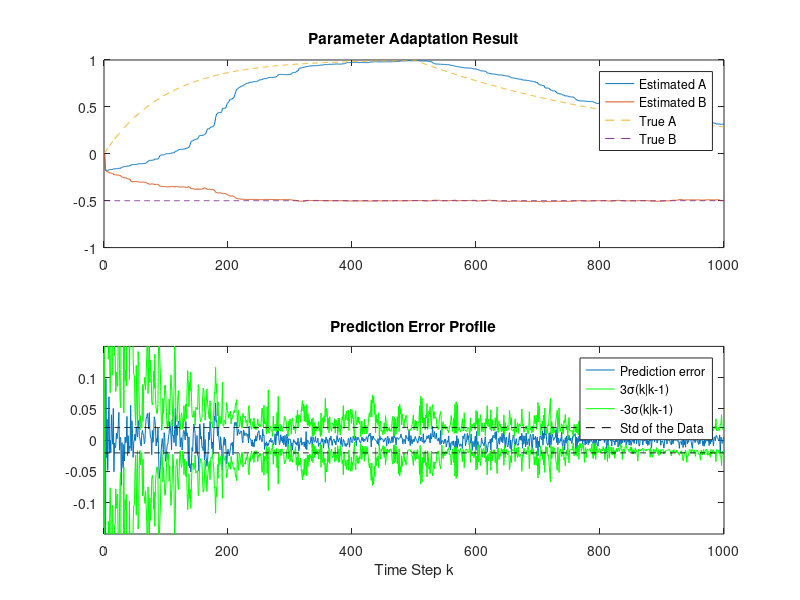

This figure's MATLAB source:
% The propogation of variance in PAA 
% 
% Identify the time varying paramters from a linear system and bound the
% prediction error with the MSEE value
% 
% 2014.4.28 
% Changliu Liu


clear;

%% Problem formulation
n=1000;
for i=1:n
    if i<500
        A(i)=1-exp(-i/100);
    else
        A(i)=exp(-(i-500)/400);
    end
    if i>1
        dC(1:2,i-1)=[abs(A(i-1)-A(i));0];
    end
    B(i)=-0.5;
end
Bd=0.005;
DC=[mean(dC(1,:));0];
x(1)=1; u(1)=1;
xhat(1)=1; 
theta(1:2,1)=[0;0];
F={};
F{1}=eye(2);
lambda=0.98; % Forgetting factor


%% Parameter Adaptation
for i=2:n

    x(i)=A(i)*x(i-1)+B(i)*u(i-1)+Bd*randn(1);
    
    phi=[x(i-1);u(i-1)];
    
    xhat(i)=theta(1:2,i-1)'*phi;
    
    F{i}=(F{i-1}-F{i-1}*phi*phi'*F{i-1}/(lambda+phi'*F{i-1}*phi))/lambda;
    
    theta(1:2,i)=theta(1:2,i-1)+F{i}*[x(i-1);u(i-1)]*(x(i)-xhat(i));
    
    u(i)=randn(1)/10-0.8*u(i-1);

end

figure(1)
subplot(211)
plot(theta');
hold on
plot([A;B]','--');
hold off
legend('Estimated A','Estimated B','True A','True B')
title('Parameter Adaptation Result')
subplot(212)
plot(x-xhat);

%% Mean squared estimation error
varx(1)=0;vartheta{1}=eye(2);

thetatilde(1:2,1)=dC(:,1);

for i=2:n
    
    varx(i)=[x(i-1);u(i-1)]'*vartheta{i-1}*[x(i-1);u(i-1)]+Bd'*Bd;
    
    vartheta{i}=vartheta{i-1}+F{i}*[x(i-1);u(i-1)]*varx(i)*[x(i-1);u(i-1)]'*F{i}-vartheta{i-1}*[x(i-1);u(i-1)]*[x(i-1);u(i-1)]'*F{i}-(vartheta{i-1}*[x(i-1);u(i-1)]*[x(i-1);u(i-1)]'*F{i})';
    
    dC(:,i-1)=DC;
    thetatilde(1:2,i)=(eye(2)-[x(i-1);u(i-1)]*[x(i-1);u(i-1)]'*F{i-1})*thetatilde(1:2,i-1)+dC(:,i-1);
    
    vartheta{i}=vartheta{i}+2.*thetatilde(1:2,i)*dC(:,i-1)'-dC(:,i-1)*dC(:,i-1)';
    
end

hold on
%plot([sqrt(abs(varx));-sqrt(abs(varx))]','r'); % Show sigma bound
plot([3*sqrt(abs(varx));-3*sqrt(abs(varx))]','g'); % Show 3sigma bound
plot([std(x-xhat)*ones(1,n);-std(x-xhat)*ones(1,n)]','--k') % Show standard deviation
axis([0 1000 -0.15 0.15])
hold off
title('Prediction Error Profile')
legend('Prediction error','3\sigma(k|k-1)','-3\sigma(k|k-1)','Std of the Data')
xlabel('Time Step k')

    
    
    